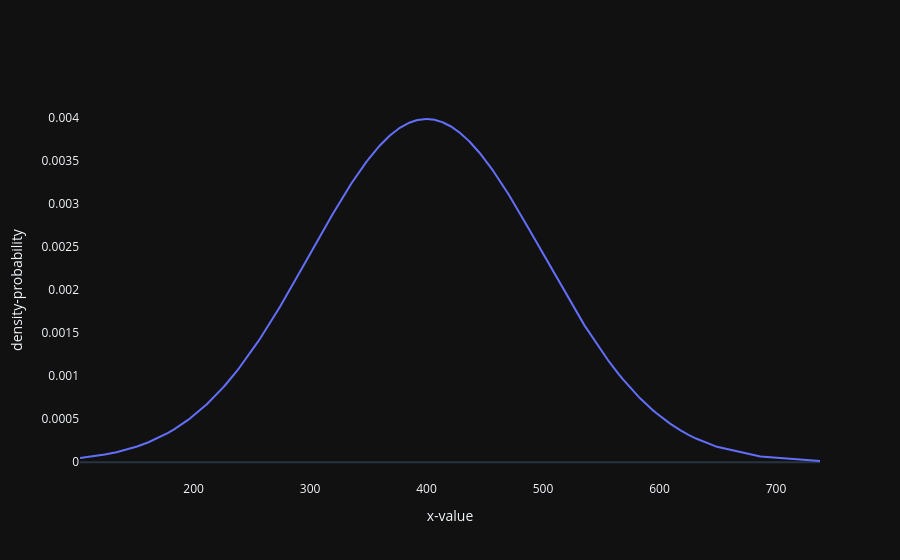

The cell this chart's notebook holds for it:
### Code cell
x = np.random.normal(loc=mean,scale=std,size=1000)
x = np.sort(x)
y = stats.norm.pdf(x,loc=mean,scale=std)
trace1 = go.Scatter(x=x,y=y,mode="lines")
layout = go.Layout(
    xaxis = dict(title="x-value",showgrid=False),
    yaxis = dict(title="density-probability",showgrid=False),
    template = "plotly_dark"
    
)
trace = [trace1]
fig = go.Figure(data=trace,layout=layout)
fig

### Figure 1 — Plotly figure (JSON) as saved in the notebook; plotly's stock layout.template omitted (floating-point values rounded to 4 significant figures; data arrays with more than 128 entries replaced by an {"elided": "..."} marker saying what was removed)
{"data": [{"mode": "lines", "type": "scatter", "x": {"elided": "1000 float values"}, "y": {"elided": "1000 float values"}}], "layout": {"xaxis": {"showgrid": false, "title": {"text": "x-value"}}, "yaxis": {"showgrid": false, "title": {"text": "density-probability"}}}}
